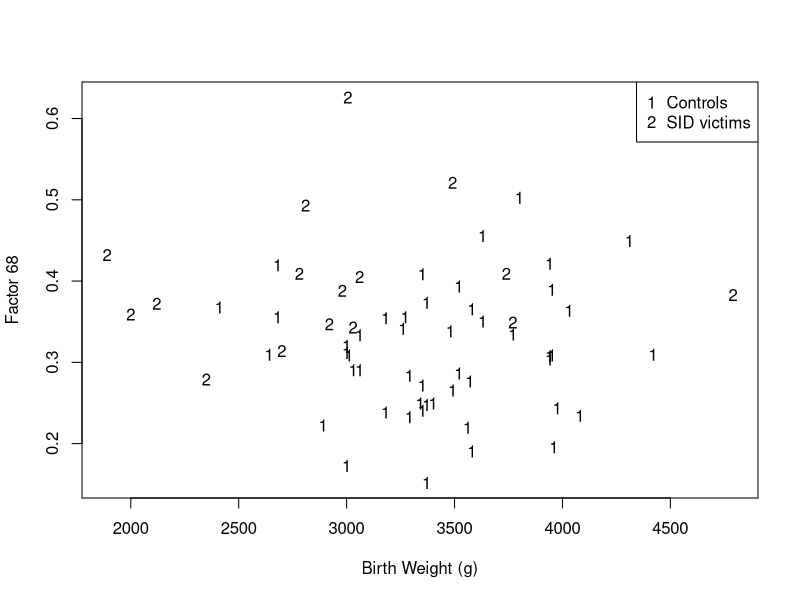
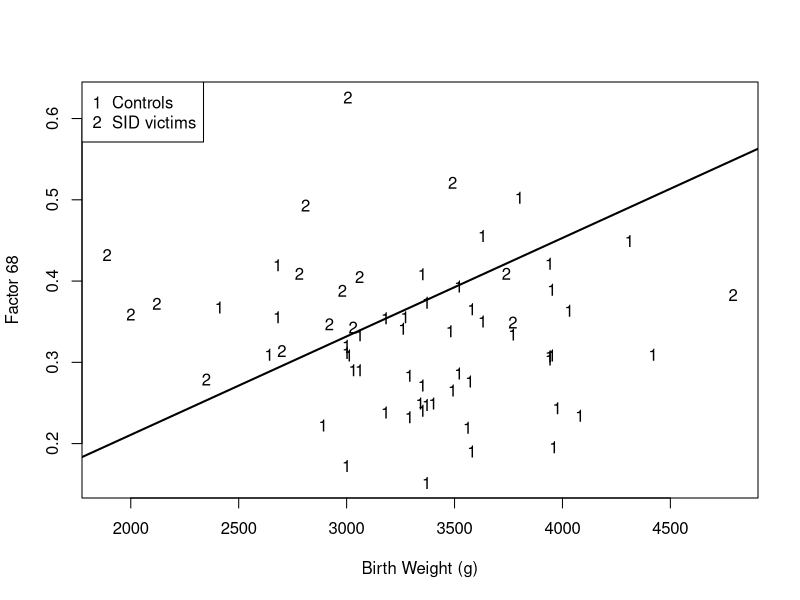
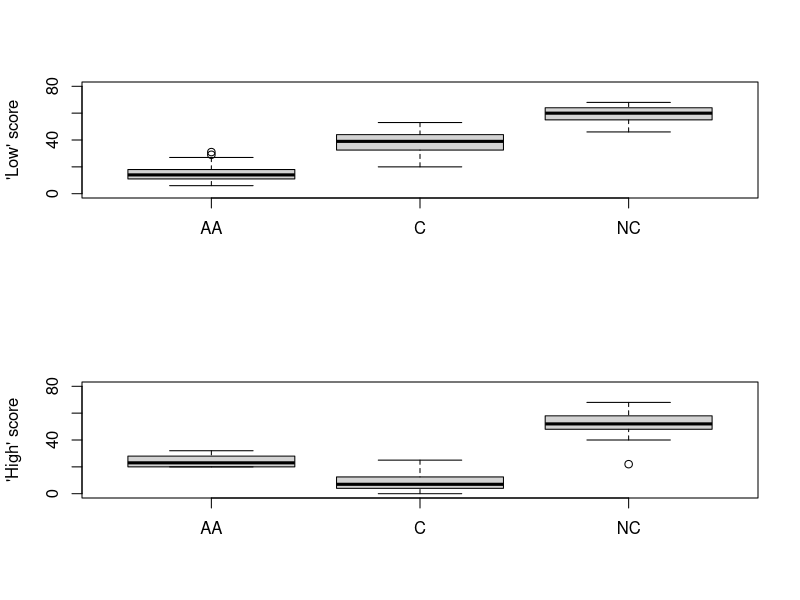
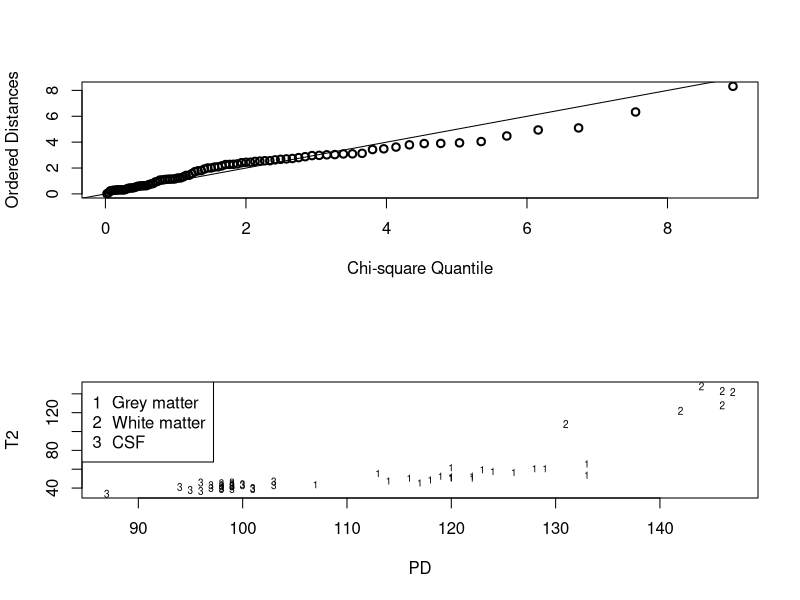
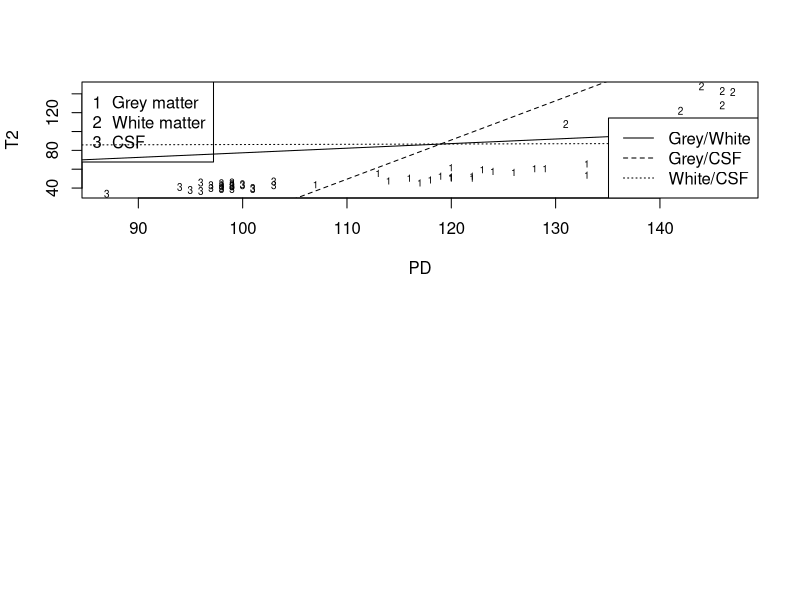

The R script that drew these images, in order:
## ---- chunk 1
knitr::opts_chunk$set(echo = TRUE)
## ---- chunk 2
iq_scores <- read.csv("data/iq.csv")
iq_scores[1:5, ]
iq_scores[21:25, ]

n1 = 20; n2 = 20; q = 3
sex <- rep(c(1, 2), c(n1, n2))

# Hotelling's T2 test
m1 <- apply(iq_scores[sex==1, ], 2, mean)
m2 <- apply(iq_scores[sex==2, ], 2, mean)
S1 <- var(iq_scores[sex==1, ])
S2 <- var(iq_scores[sex==2, ])

S <- ((n1-1)*S1 + (n2-1)*S2) / (n1+n2-2)
T2 <- t(m1-m2) %*% solve(S) %*% (m1-m2)
F <- (n1+n2-q-1)*T2/((n1+n2-2)*q)
pvalue <- 1 - pf(F, q, n1+n2-q-1)
c(T2, F, pvalue) # raw output of the above statistics (see below for an alternative!)

## ---- chunk 3
sid <- read.csv("data/sid.csv")
sid[45:54, ]

## ---- chunk 4
plot(sid$BW, sid$F68, xlab = "Birth Weight (g)", ylab = "Factor 68", type = "n")
text(sid$BW, sid$F68, labels = sid$Group)
legend("topright", c("Controls", "SID victims"), pch = c("1", "2"))
## ---- chunk 5
# Find discriminant function manually using only BW and F68:
sid1 <- sid[sid$Group == 1, -c(1, 2, 5)]
sid2 <- sid[sid$Group == 2, -c(1, 2, 5)]
m1 <- apply(sid1, 2, mean)
m2 <- apply(sid2, 2, mean)
S1 <- var(sid1)
S2 <- var(sid2)
n1 <- length(sid1[, 1])
n2 <- length(sid2[, 1])
S <- ((n1-1)*S1+(n2-1)*S2)/(n1+n2-2)
a <- solve(S)%*%(m1-m2)
z1 <- sum(a*m1)
z2 <- sum(a*m2)
z <- 0.5*(z1+z2)

# results of the Table briefly (could be more verbose):
m1; m2

S1; S2

S

a

z1; z2; z

## ---- chunk 6
# (mis)classification table:

#install.packages("MASS")
library("MASS")

sid_ldf <- lda(Group ~ BW + F68 + HR + GA, data = sid, prior = c(0.5, 0.5))
table(sid$Group, predict(sid_ldf)$class)

## ---- chunk 7

plot(sid$BW, sid$F68, xlab = "Birth Weight (g)", ylab = "Factor 68", type = "n")
text(sid$BW, sid$F68, labels = sid$Group)
slope <- -a[1]/a[2]
intercept <- z/a[2]
abline(a=intercept, b=slope, lwd=2)
legend("topleft", c("Controls", "SID victims"), pch = c("1", "2"))

## ---- chunk 8
Timm <- read.csv("data/Timm.csv")
str(Timm)
head(Timm, n = 10)
tail(Timm, n = 10)
## ---- chunk 9
par(mfrow=c(2,1))
treatments <- c("AA", "C", "NC")
ylim <- c(0, 80)
with(Timm, {
boxplot(Low[Group==1], Low[Group==2], Low[Group==3], 
        names = treatments, ylab = "'Low' score",  ylim = ylim)
  boxplot(High[Group==1], High[Group==2], High[Group==3], 
        names = treatments, ylab = "'High' score", ylim = ylim)
})

## ---- chunk 10
Timm_manova <- manova(cbind(Low, High) ~ Group, data = Timm)
summary(Timm_manova, test = "Pillai")
summary(Timm_manova, test = "Wilks")
summary(Timm_manova, test = "Hotelling")
summary(Timm_manova, test = "Roy")

## ---- chunk 11
# function copied here from Chapter 12 examples:
chisplot <- function(x) {
    if (!is.matrix(x)) stop("x is not a matrix")
    n <- nrow(x)
    p <- ncol(x)
    xbar <- apply(x, 2, mean)
    S <- var(x)
    S <- solve(S)
    index <- (1 : n) / (n + 1)
    xcent <- t(t(x) - xbar)
    di <- apply(xcent, 1, function(x,S) x %*% S %*% x, S)
    
    quant <- qchisq(index, p)
    plot(quant, sort(di), 
         ylab = "Ordered Distances", 
         xlab = "Chi-square Quantile", 
         lwd = 2, pch = 1)
}

chisplot(residuals(Timm_manova))
abline(a = 0, b = 1)
## ---- chunk 12
fMRI <- read.csv("data/fMRI.csv")
head(fMRI, n = 20)
tail(fMRI, n = 20)

## ---- chunk 13
plot(fMRI$T2 ~ fMRI$PD, type = "n", pch = fMRI$Class, xlab = "PD", ylab = "T2")
text(fMRI$PD, fMRI$T2, labels = fMRI$Class, cex=0.6)
legend("topleft", c("Grey matter", "White matter", "CSF"), pch = c("1", "2", "3"))

## ---- chunk 14
Class <- fMRI$Class
# calculate means of each class
m1 <- apply(fMRI[Class==1, -3], 2, mean)
m2 <- apply(fMRI[Class==2, -3], 2, mean)
m3 <- apply(fMRI[Class==3, -3], 2, mean)

# numbers in each class
n1 <- length(fMRI[Class==1, 1])
n2 <- length(fMRI[Class==2, 1])
n3 <- length(fMRI[Class==3, 1])

# covariance matrices
S1 <- (n1-1)*var(fMRI[Class==1, -3])/(n1-1)
S2 <- (n2-1)*var(fMRI[Class==2, -3])/(n2-1)
S3 <- (n3-1)*var(fMRI[Class==3, -3])/(n3-1)

# pooled covariance matrix
S123 <- ((n1-1)*var(fMRI[Class==1, -3]) + 
         (n2-1)*var(fMRI[Class==2, -3]) +
         (n3-1)*var(fMRI[Class==3,-3])) / (n1+n2+n3-3)

# results briefly:
m1; m2; m3

c(n1, n2, n3)

S1; S2; S3

S123

## ---- chunk 15
# coefficients for each classification class
invS <- solve(S123)
a1 <- invS%*%(m1-m2)
a2 <- invS%*%(m1-m3)
a3 <- invS%*%(m2-m3)

# thresholds
z12 <- (m1%*%a1+m2%*%a1)/2
z13 <- (m1%*%a2+m3%*%a2)/2
z23 <- (m2%*%a3+m3%*%a3)/2

# results (very) briefly:

a1; a2; a3

z12; z13; z23

## ---- chunk 16
# code from previous figure:
plot(fMRI$T2 ~ fMRI$PD, type = "n", pch = fMRI$Class, xlab = "PD", ylab = "T2")
text(fMRI$PD, fMRI$T2, labels = fMRI$Class, cex=0.6)
legend("topleft", c("Grey matter", "White matter", "CSF"), pch = c("1", "2", "3"))

# add discriminant functions
abline(z12/a1[2], -a1[1]/a1[2])
abline(z13/a2[2], -a2[1]/a2[2], lty=2)
abline(z23/a3[2], -a3[1]/a3[2], lty=3)
legend("bottomright", c("Grey/White", "Grey/CSF", "White/CSF"), lty=1:3)

